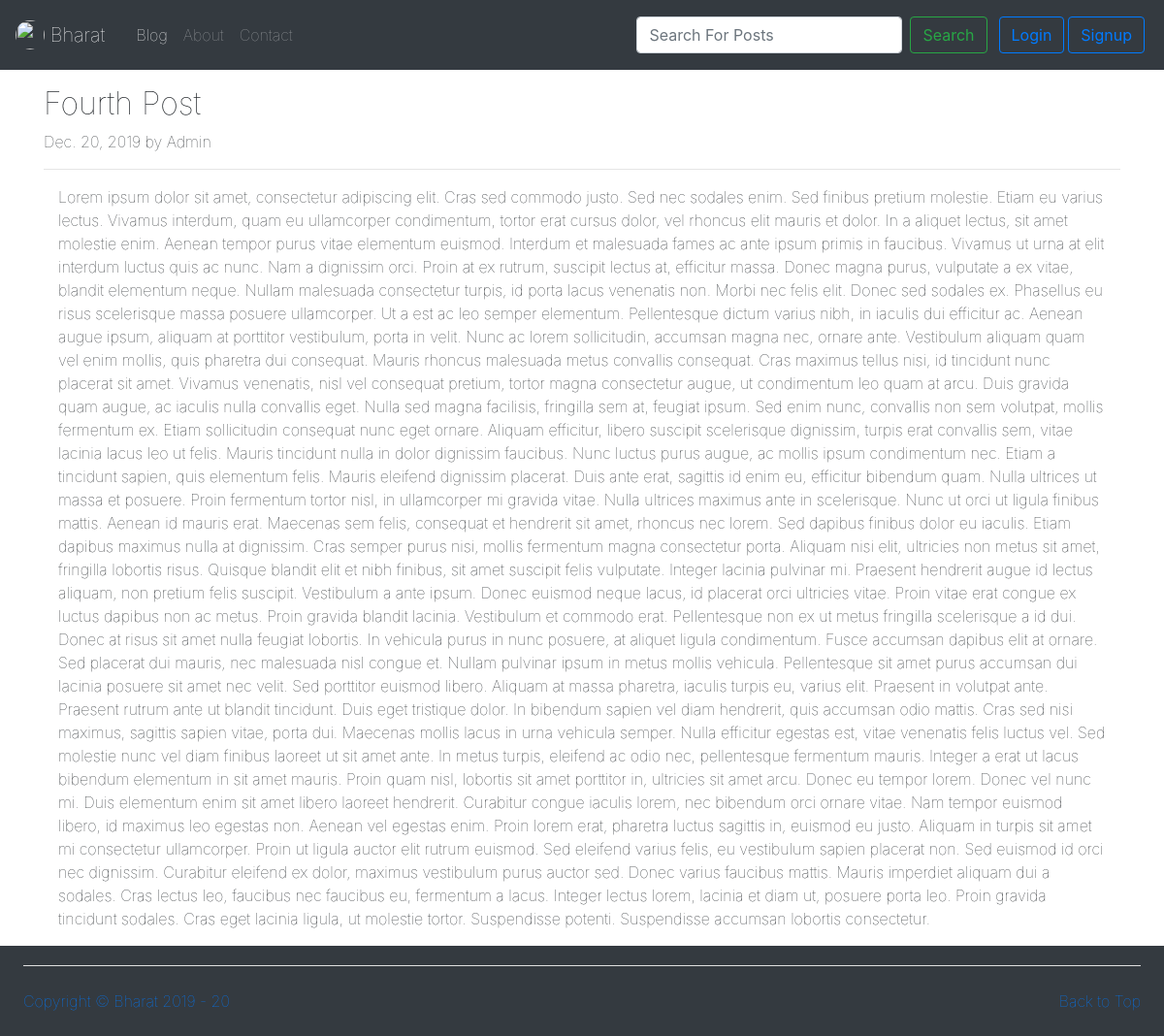
Page /Blog/Posts/6 on the committed database.
### Blog/models.py (models this page shows, shortened)
class Post(models.Model):
    Sno = models.AutoField(primary_key=True)
    Title = models.CharField(max_length=100)
    Author = models.CharField(max_length=50)
    Content = models.TextField()
    Time = models.DateField(auto_now=True)

### Blog/views.py (the view)
# urls.py: path('Posts/<str:Sno>', views.Post, name='post'),
def Post(r,Sno):
    Post = PostD.objects.filter(Sno=Sno).first()
    if not Post:
         return render(r,'Blog/PostNotAvalable.html',{'Fb':'fixed-bottom'})
    else:
         if len(Post.Content) < 2419:
              fb = 'fixed-bottom'
         else:
              fb = ''
         return render(r,'Blog/Post.html', {"post": Post,'Fb':fb})

### templates/Blog/Post.html (shortened to what this page needs)
{% extends 'Home/base.html'  %}
{% block BlogActive %} active {% endblock BlogActive %}
{% block body %}
<div class="container my-3">
        <h2 class="blog-post-title">{{post.Title}}</h2>
        <p class="blog-post-meta">{{post.Time}} by {{post.Author}}</p>
        <hr>
        <div class="container">
        {{post.Content}}
        </div>
      </div>
{% endblock body %}

### templates/Home/base.html (style rules this page uses)
*,h1,h2,h3,h4,h5,h6,p,span { font-weight: 100; }

### rows in the picture
Post: Title "Fourth Post", Time "Dec. 20, 2019", Author "Admin", Content "Lorem ipsum dolor sit amet, consectetur adipiscing elit. Cras sed commodo justo. Sed nec sodales enim. Sed finibus pretium molestie. Etiam eu varius lectus. Vivamus interdum, quam eu ullamcorper condimentum, tortor erat cursus dolor, vel rhoncus elit mauris et dolor. In a aliquet lectus, sit amet molestie enim. Aenean tempor purus vitae elementum euismod. Interdum et malesuada fames ac ante ipsum primis in faucibus. Vivamus ut urna at elit interdum luctus quis ac nunc. Nam a dignissim orci. Proin at ex rutrum, suscipit lectus at, efficitur massa. Donec magna purus, vulputate a ex vitae, blandit elementum neque. Nullam malesuada consectetur turpis, id porta lacus venenatis non. Morbi nec…"
